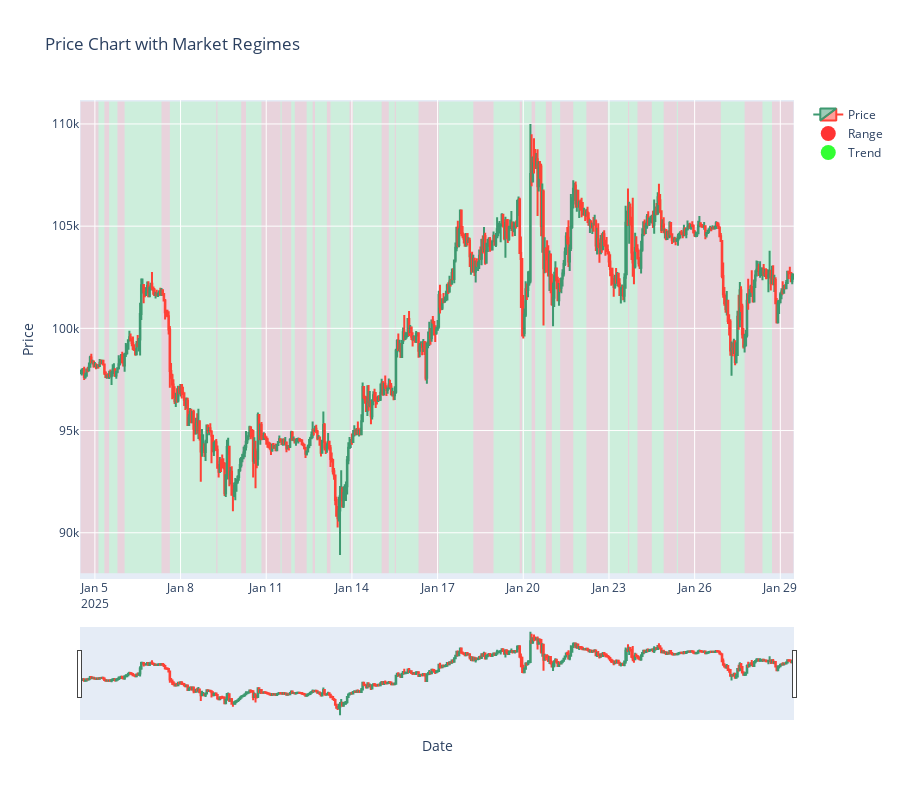

The notebook cell this image was saved under:
### Code cell
def plot_regimes_and_price(df, last_n_candles=None):
    import plotly.graph_objects as go

    if last_n_candles:
        df = df.tail(last_n_candles).copy()
    
    fig = go.Figure()
    
    # Find regime changes first
    df['regime_change'] = df['Regime'] != df['Regime'].shift(1)
    change_points = df[df['regime_change']].index.tolist()
    
    if change_points:
        # Add the start and end of the dataset
        change_points = [df.index[0]] + change_points + [df.index[-1]]
        
        # Create full-height regime bands
        for i in range(len(change_points)-1):
            start = change_points[i]
            end = change_points[i+1]
            regime = df.loc[start:end, 'Regime'].iloc[0]
            
            color = 'rgba(255,0,0,0.15)' if regime == 'Range' else 'rgba(0,255,0,0.15)'
            
            # Add rectangular shape for full height
            fig.add_shape(
                type="rect",
                x0=start,
                x1=end,
                y0=df['Low'].min() * 0.99,  # Slightly below lowest price
                y1=df['High'].max() * 1.01,  # Slightly above highest price
                fillcolor=color,
                opacity=0.7,
                layer="below",  # Place below candlesticks
                line_width=0,
            )
    
    # Add candlestick chart on top
    fig.add_trace(
        go.Candlestick(
            x=df.index,
            open=df['Open'],
            high=df['High'],
            low=df['Low'],
            close=df['Close'],
            name='Price'
        )
    )
    
    # Add legend for regimes
    fig.add_trace(go.Scatter(
        x=[None],
        y=[None],
        mode='markers',
        marker=dict(size=15, color='rgba(255,0,0,0.8)'),
        name='Range'
    ))
    
    fig.add_trace(go.Scatter(
        x=[None],
        y=[None],
        mode='markers',
        marker=dict(size=15, color='rgba(0,255,0,0.8)'),
        name='Trend'
    ))
    
    fig.update_layout(
        title='Price Chart with Market Regimes',
        xaxis_title='Date',
        yaxis_title='Price',
        height=800,
        showlegend=True
    )
    
    fig.show()

# Example usage:
plot_regimes_and_price(df_regimes, last_n_candles=600)

### Figure 1 — Plotly figure (JSON) as saved in the notebook; plotly's stock layout.template omitted (floating-point values rounded to 4 significant figures; data arrays with more than 128 entries replaced by an {"elided": "..."} marker saying what was removed)
{"data": [{"close": {"elided": "600 float values"}, "high": {"elided": "600 float values"}, "low": {"elided": "600 float values"}, "name": "Price", "open": {"elided": "600 float values"}, "type": "candlestick", "x": {"elided": "600 str values"}}, {"marker": {"color": "rgba(255,0,0,0.8)", "size": 15}, "mode": "markers", "name": "Range", "type": "scatter", "x": [null], "y": [null]}, {"marker": {"color": "rgba(0,255,0,0.8)", "size": 15}, "mode": "markers", "name": "Trend", "type": "scatter", "x": [null], "y": [null]}], "layout": {"height": 800, "shapes": [{"fillcolor": "rgba(255,0,0,0.15)", "layer": "below", "line": {"width": 0}, "opacity": 0.7, "type": "rect", "x0": "2025-01-04 12:00:00", "x1": "2025-01-04 12:00:00", "y0": 88020.0, "y1": 111100}, {"fillcolor": "rgba(255,0,0,0.15)", "layer": "below", "line": {"width": 0}, "opacity": 0.7, "type": "rect", "x0": "2025-01-04 12:00:00", "x1": "2025-01-05 03:00:00", "y0": 88020.0, "y1": 111100}, {"fillcolor": "rgba(0,255,0,0.15)", "layer": "below", "line": {"width": 0}, "opacity": 0.7, "type": "rect", "x0": "2025-01-05 03:00:00", "x1": "2025-01-05 08:00:00", "y0": 88020.0, "y1": 111100}, {"fillcolor": "rgba(255,0,0,0.15)", "layer": "below", "line": {"width": 0}, "opacity": 0.7, "type": "rect", "x0": "2025-01-05 08:00:00", "x1": "2025-01-05 12:00:00", "y0": 88020.0, "y1": 111100}, {"fillcolor": "rgba(0,255,0,0.15)", "layer": "below", "line": {"width": 0}, "opacity": 0.7, "type": "rect", "x0": "2025-01-05 12:00:00", "x1": "2025-01-05 19:00:00", "y0": 88020.0, "y1": 111100}, {"fillcolor": "rgba(255,0,0,0.15)", "layer": "below", "line": {"width": 0}, "opacity": 0.7, "type": "rect", "x0": "2025-01-05 19:00:00", "x1": "2025-01-06 01:00:00", "y0": 88020.0, "y1": 111100}, {"fillcolor": "rgba(0,255,0,0.15)", "layer": "below", "line": {"width": 0}, "opacity": 0.7, "type": "rect", "x0": "2025-01-06 01:00:00", "x1": "2025-01-07 08:00:00", "y0": 88020.0, "y1": 111100}, {"fillcolor": "rgba(255,0,0,0.15)", "layer": "below", "line": {"width": 0}, "opacity": 0.7, "type": "rect", "x0": "2025-01-07 08:00:00", "x1": "2025-01-07 15:00:00", "y0": 88020.0, "y1": 111100}, {"fillcolor": "rgba(0,255,0,0.15)", "layer": "below", "line": {"width": 0}, "opacity": 0.7, "type": "rect", "x0": "2025-01-07 15:00:00", "x1": "2025-01-09 06:00:00", "y0": 88020.0, "y1": 111100}, {"fillcolor": "rgba(255,0,0,0.15)", "layer": "below", "line": {"width": 0}, "opacity": 0.7, "type": "rect", "x0": "2025-01-09 06:00:00", "x1": "2025-01-09 07:00:00", "y0": 88020.0, "y1": 111100}, {"fillcolor": "rgba(0,255,0,0.15)", "layer": "below", "line": {"width": 0}, "opacity": 0.7, "type": "rect", "x0": "2025-01-09 07:00:00", "x1": "2025-01-10 03:00:00", "y0": 88020.0, "y1": 111100}, {"fillcolor": "rgba(255,0,0,0.15)", "layer": "below", "line": {"width": 0}, "opacity": 0.7, "type": "rect", "x0": "2025-01-10 03:00:00", "x1": "2025-01-10 07:00:00", "y0": 88020.0, "y1": 111100}, {"fillcolor": "rgba(0,255,0,0.15)", "layer": "below", "line": {"width": 0}, "opacity": 0.7, "type": "rect", "x0": "2025-01-10 07:00:00", "x1": "2025-01-10 20:00:00", "y0": 88020.0, "y1": 111100}, {"fillcolor": "rgba(255,0,0,0.15)", "layer": "below", "line": {"width": 0}, "opacity": 0.7, "type": "rect", "x0": "2025-01-10 20:00:00", "x1": "2025-01-11 12:00:00", "y0": 88020.0, "y1": 111100}, {"fillcolor": "rgba(0,255,0,0.15)", "layer": "below", "line": {"width": 0}, "opacity": 0.7, "type": "rect", "x0": "2025-01-11 12:00:00", "x1": "2025-01-11 13:00:00", "y0": 88020.0, "y1": 111100}, {"fillcolor": "rgba(255,0,0,0.15)", "layer": "below", "line": {"width": 0}, "opacity": 0.7, "type": "rect", "x0": "2025-01-11 13:00:00", "x1": "2025-01-11 21:00:00", "y0": 88020.0, "y1": 111100}, {"fillcolor": "rgba(0,255,0,0.15)", "layer": "below", "line": {"width": 0}, "opacity": 0.7, "type": "rect", "x0": "2025-01-11 21:00:00", "x1": "2025-01-12 00:00:00", "y0": 88020.0, "y1": 111100}, {"fillcolor": "rgba(255,0,0,0.15)", "layer": "below", "line": {"width": 0}, "opacity": 0.7, "type": "rect", "x0": "2025-01-12 00:00:00", "x1": "2025-01-12 10:00:00", "y0": 88020.0, "y1": 111100}, {"fillcolor": "rgba(0,255,0,0.15)", "layer": "below", "line": {"width": 0}, "opacity": 0.7, "type": "rect", "x0": "2025-01-12 10:00:00", "x1": "2025-01-12 15:00:00", "y0": 88020.0, "y1": 111100}, {"fillcolor": "rgba(255,0,0,0.15)", "layer": "below", "line": {"width": 0}, "opacity": 0.7, "type": "rect", "x0": "2025-01-12 15:00:00", "x1": "2025-01-12 17:00:00", "y0": 88020.0, "y1": 111100}, {"fillcolor": "rgba(0,255,0,0.15)", "layer": "below", "line": {"width": 0}, "opacity": 0.7, "type": "rect", "x0": "2025-01-12 17:00:00", "x1": "2025-01-13 03:00:00", "y0": 88020.0, "y1": 111100}, {"fillcolor": "rgba(255,0,0,0.15)", "layer": "below", "line": {"width": 0}, "opacity": 0.7, "type": "rect", "x0": "2025-01-13 03:00:00", "x1": "2025-01-13 06:00:00", "y0": 88020.0, "y1": 111100}, {"fillcolor": "rgba(0,255,0,0.15)", "layer": "below", "line": {"width": 0}, "opacity": 0.7, "type": "rect", "x0": "2025-01-13 06:00:00", "x1": "2025-01-13 22:00:00", "y0": 88020.0, "y1": 111100}, {"fillcolor": "rgba(255,0,0,0.15)", "layer": "below", "line": {"width": 0}, "opacity": 0.7, "type": "rect", "x0": "2025-01-13 22:00:00", "x1": "2025-01-14 01:00:00", "y0": 88020.0, "y1": 111100}, {"fillcolor": "rgba(0,255,0,0.15)", "layer": "below", "line": {"width": 0}, "opacity": 0.7, "type": "rect", "x0": "2025-01-14 01:00:00", "x1": "2025-01-15 01:00:00", "y0": 88020.0, "y1": 111100}, {"fillcolor": "rgba(255,0,0,0.15)", "layer": "below", "line": {"width": 0}, "opacity": 0.7, "type": "rect", "x0": "2025-01-15 01:00:00", "x1": "2025-01-15 07:00:00", "y0": 88020.0, "y1": 111100}, {"fillcolor": "rgba(0,255,0,0.15)", "layer": "below", "line": {"width": 0}, "opacity": 0.7, "type": "rect", "x0": "2025-01-15 07:00:00", "x1": "2025-01-15 12:00:00", "y0": 88020.0, "y1": 111100}, {"fillcolor": "rgba(255,0,0,0.15)", "layer": "below", "line": {"width": 0}, "opacity": 0.7, "type": "rect", "x0": "2025-01-15 12:00:00", "x1": "2025-01-15 13:00:00", "y0": 88020.0, "y1": 111100}, {"fillcolor": "rgba(0,255,0,0.15)", "layer": "below", "line": {"width": 0}, "opacity": 0.7, "type": "rect", "x0": "2025-01-15 13:00:00", "x1": "2025-01-16 08:00:00", "y0": 88020.0, "y1": 111100}, {"fillcolor": "rgba(255,0,0,0.15)", "layer": "below", "line": {"width": 0}, "opacity": 0.7, "type": "rect", "x0": "2025-01-16 08:00:00", "x1": "2025-01-17 01:00:00", "y0": 88020.0, "y1": 111100}, {"fillcolor": "rgba(0,255,0,0.15)", "layer": "below", "line": {"width": 0}, "opacity": 0.7, "type": "rect", "x0": "2025-01-17 01:00:00", "x1": "2025-01-18 06:00:00", "y0": 88020.0, "y1": 111100}, {"fillcolor": "rgba(255,0,0,0.15)", "layer": "below", "line": {"width": 0}, "opacity": 0.7, "type": "rect", "x0": "2025-01-18 06:00:00", "x1": "2025-01-18 23:00:00", "y0": 88020.0, "y1": 111100}, {"fillcolor": "rgba(0,255,0,0.15)", "layer": "below", "line": {"width": 0}, "opacity": 0.7, "type": "rect", "x0": "2025-01-18 23:00:00", "x1": "2025-01-19 21:00:00", "y0": 88020.0, "y1": 111100}, {"fillcolor": "rgba(255,0,0,0.15)", "layer": "below", "line": {"width": 0}, "opacity": 0.7, "type": "rect", "x0": "2025-01-19 21:00:00", "x1": "2025-01-19 23:00:00", "y0": 88020.0, "y1": 111100}, {"fillcolor": "rgba(0,255,0,0.15)", "layer": "below", "line": {"width": 0}, "opacity": 0.7, "type": "rect", "x0": "2025-01-19 23:00:00", "x1": "2025-01-20 07:00:00", "y0": 88020.0, "y1": 111100}, {"fillcolor": "rgba(255,0,0,0.15)", "layer": "below", "line": {"width": 0}, "opacity": 0.7, "type": "rect", "x0": "2025-01-20 07:00:00", "x1": "2025-01-20 10:00:00", "y0": 88020.0, "y1": 111100}, {"fillcolor": "rgba(0,255,0,0.15)", "layer": "below", "line": {"width": 0}, "opacity": 0.7, "type": "rect", "x0": "2025-01-20 10:00:00", "x1": "2025-01-20 19:00:00", "y0": 88020.0, "y1": 111100}, {"fillcolor": "rgba(255,0,0,0.15)", "layer": "below", "line": {"width": 0}, "opacity": 0.7, "type": "rect", "x0": "2025-01-20 19:00:00", "x1": "2025-01-21 00:00:00", "y0": 88020.0, "y1": 111100}, {"fillcolor": "rgba(0,255,0,0.15)", "layer": "below", "line": {"width": 0}, "opacity": 0.7, "type": "rect", "x0": "2025-01-21 00:00:00", "x1": "2025-01-21 07:00:00", "y0": 88020.0, "y1": 111100}, {"fillcolor": "rgba(255,0,0,0.15)", "layer": "below", "line": {"width": 0}, "opacity": 0.7, "type": "rect", "x0": "2025-01-21 07:00:00", "x1": "2025-01-21 18:00:00", "y0": 88020.0, "y1": 111100}, {"fillcolor": "rgba(0,255,0,0.15)", "layer": "below", "line": {"width": 0}, "opacity": 0.7, "type": "rect", "x0": "2025-01-21 18:00:00", "x1": "2025-01-22 05:00:00", "y0": 88020.0, "y1": 111100}, {"fillcolor": "rgba(255,0,0,0.15)", "layer": "below", "line": {"width": 0}, "opacity": 0.7, "type": "rect", "x0": "2025-01-22 05:00:00", "x1": "2025-01-22 23:00:00", "y0": 88020.0, "y1": 111100}, {"fillcolor": "rgba(0,255,0,0.15)", "layer": "below", "line": {"width": 0}, "opacity": 0.7, "type": "rect", "x0": "2025-01-22 23:00:00", "x1": "2025-01-23 16:00:00", "y0": 88020.0, "y1": 111100}, {"fillcolor": "rgba(255,0,0,0.15)", "layer": "below", "line": {"width": 0}, "opacity": 0.7, "type": "rect", "x0": "2025-01-23 16:00:00", "x1": "2025-01-23 17:00:00", "y0": 88020.0, "y1": 111100}, {"fillcolor": "rgba(0,255,0,0.15)", "layer": "below", "line": {"width": 0}, "opacity": 0.7, "type": "rect", "x0": "2025-01-23 17:00:00", "x1": "2025-01-24 00:00:00", "y0": 88020.0, "y1": 111100}, {"fillcolor": "rgba(255,0,0,0.15)", "layer": "below", "line": {"width": 0}, "opacity": 0.7, "type": "rect", "x0": "2025-01-24 00:00:00", "x1": "2025-01-24 12:00:00", "y0": 88020.0, "y1": 111100}, {"fillcolor": "rgba(0,255,0,0.15)", "layer": "below", "line": {"width": 0}, "opacity": 0.7, "type": "rect", "x0": "2025-01-24 12:00:00", "x1": "2025-01-24 22:00:00", "y0": 88020.0, "y1": 111100}, {"fillcolor": "rgba(255,0,0,0.15)", "layer": "below", "line": {"width": 0}, "opacity": 0.7, "type": "rect", "x0": "2025-01-24 22:00:00", "x1": "2025-01-25 09:00:00", "y0": 88020.0, "y1": 111100}, {"fillcolor": "rgba(0,255,0,0.15)", "layer": "below", "line": {"width": 0}, "opacity": 0.7, "type": "rect", "x0": "2025-01-25 09:00:00", "x1": "2025-01-25 10:00:00", "y0": 88020.0, "y1": 111100}, {"fillcolor": "rgba(255,0,0,0.15)", "layer": "below", "line": {"width": 0}, "opacity": 0.7, "type": "rect", "x0": "2025-01-25 10:00:00", "x1": "2025-01-26 22:00:00", "y0": 88020.0, "y1": 111100}, {"fillcolor": "rgba(0,255,0,0.15)", "layer": "below", "line": {"width": 0}, "opacity": 0.7, "type": "rect", "x0": "2025-01-26 22:00:00", "x1": "2025-01-27 18:00:00", "y0": 88020.0, "y1": 111100}, {"fillcolor": "rgba(255,0,0,0.15)", "layer": "below", "line": {"width": 0}, "opacity": 0.7, "type": "rect", "x0": "2025-01-27 18:00:00", "x1": "2025-01-28 09:00:00", "y0": 88020.0, "y1": 111100}, {"fillcolor": "rgba(0,255,0,0.15)", "layer": "below", "line": {"width": 0}, "opacity": 0.7, "type": "rect", "x0": "2025-01-28 09:00:00", "x1": "2025-01-28 17:00:00", "y0": 88020.0, "y1": 111100}, {"fillcolor": "rgba(255,0,0,0.15)", "layer": "below", "line": {"width": 0}, "opacity": 0.7, "type": "rect", "x0": "2025-01-28 17:00:00", "x1": "2025-01-29 11:00:00", "y0": 88020.0, "y1": 111100}], "showlegend": true, "title": {"text": "Price Chart with Market Regimes"}, "xaxis": {"title": {"text": "Date"}}, "yaxis": {"title": {"text": "Price"}}}}
